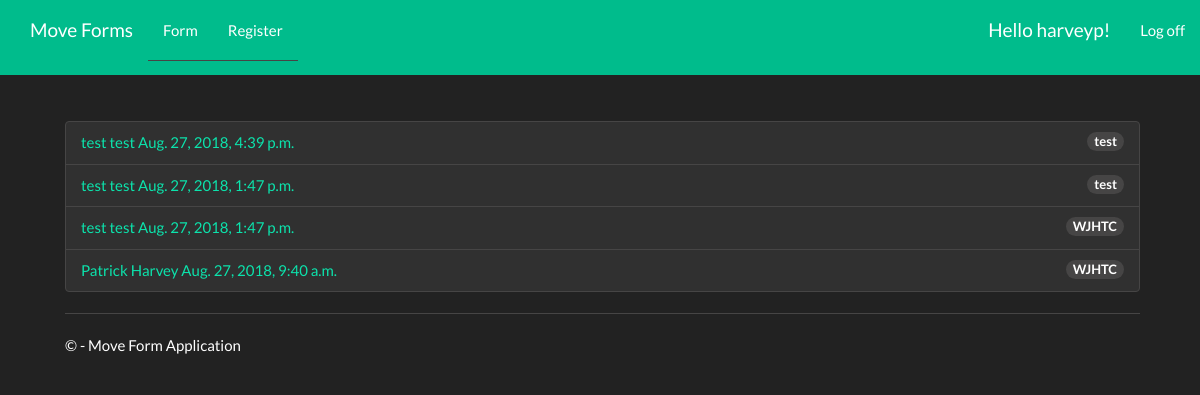
Before: / (signed in) with the older database file.
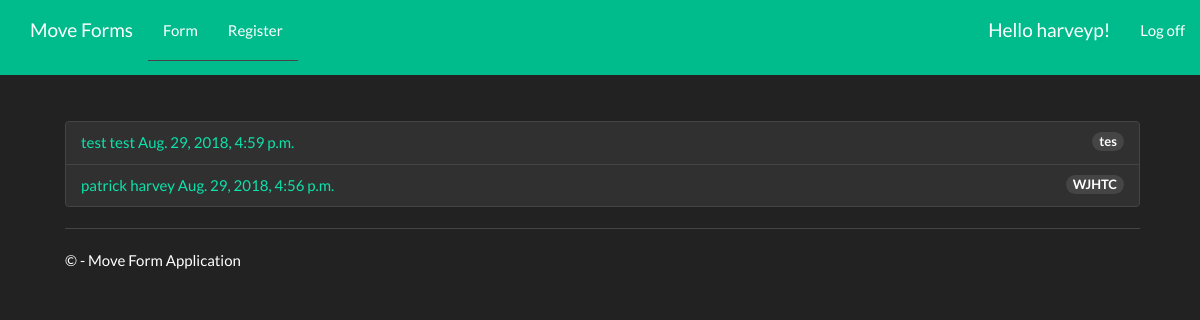
After: the same page with the newer database file.
### mvForms/models.py (models this page shows, shortened)
class moveForm(models.Model):
    First_Name = models.CharField(max_length=100)
    Last_Name = models.CharField(max_length=200)
    userID = models.AutoField
    eMail = models.EmailField()
    Citizenship = models.CharField(max_length = 100)
    Company = models.CharField(max_length = 200)
    Manager = models.CharField(max_length = 200)
    subPOC = models.CharField(max_length = 200)
    program = models.CharField(max_length = 200)
    location = models.CharField(max_length = 200)
    phoneNum = models.IntegerField()
    faaBadge = models.CharField(max_length = 200)
    faaParking = models.CharField(max_length = 200)
    comments = models.TextField(max_length = 1500)
    publication_date = models.DateTimeField()

### mvForms/views.py (the view)
# urls.py: path('', views.index, name='index'),
def index(request):
    latest_moveForm_list = moveForm.objects.order_by('-publication_date')[:5]
    context = {
            'latest_moveForm_list' : latest_moveForm_list,
        }
    return render(request, 'index.html', context)

### mvForms/templates/index.html (shortened to what this page needs)
﻿{% extends 'layout.html' %}
{% load bootstrap3 %}
{% block content %}
<body >
<div class="container6">
        {% if user.is_authenticated %}
            {% if latest_moveForm_list %}
                <ul class="list-group list-group-">
                    {% for moveform in latest_moveForm_list %}
                        <li class="list-unstyled list-group-item "><a href="{% url 'mvForms:detail' moveform.id %}">{{ moveform.First_Name }} {{moveform.Last_Name }} {{ moveform.publication_date }} </a><span class="badge badge-primary badge-pill">{{moveform.location }}</span></li>
                    {% endfor %}
                </ul>
            {% endif %}
        {% else %}
        <h1 align="center">Please Login</h1>
        <h5 class="text-center"><a href="{% url 'login'%}">Click here to login.</a></h5>
        {% endif %}
</div>
</body>
{% endblock %}

Changed rows visible on the page:
removed moveForm: First_Name "test", Last_Name "test", publication_date "Aug. 27, 2018, 4:39 p.m.", location "test"
removed moveForm: First_Name "test", Last_Name "test", publication_date "Aug. 27, 2018, 1:47 p.m.", location "test"
removed moveForm: First_Name "test", Last_Name "test", publication_date "Aug. 27, 2018, 1:47 p.m.", location "WJHTC"
removed moveForm: First_Name "Patrick", Last_Name "Harvey", publication_date "Aug. 27, 2018, 9:40 a.m.", location "WJHTC"
added moveForm: First_Name "test", Last_Name "test", publication_date "Aug. 29, 2018, 4:59 p.m.", location "tes"
added moveForm: First_Name "patrick", Last_Name "harvey", publication_date "Aug. 29, 2018, 4:56 p.m.", location "WJHTC"
